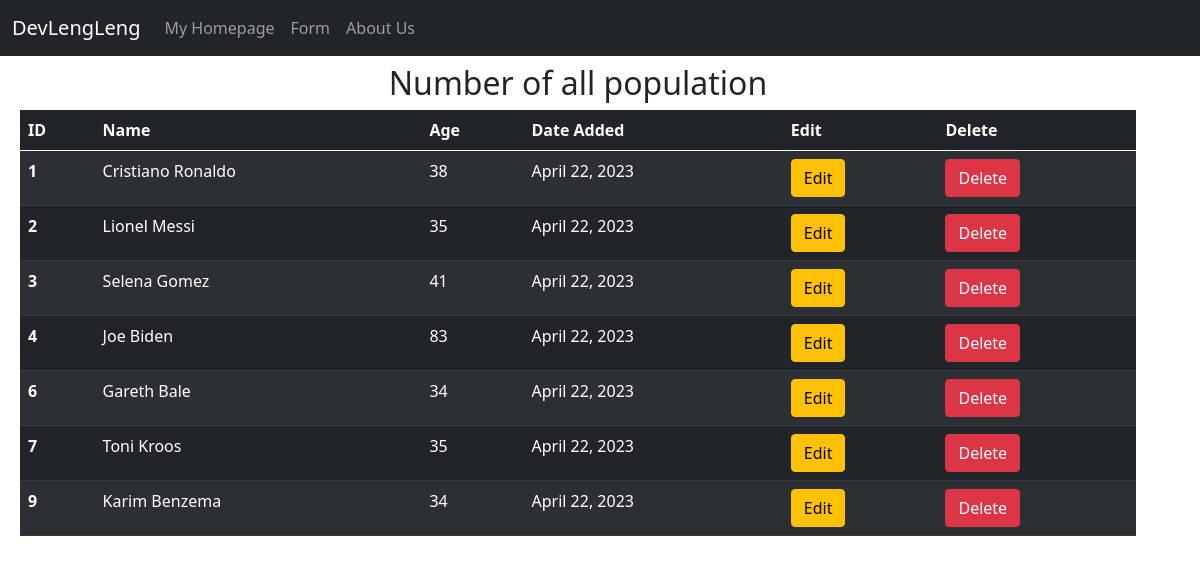
The app's page /, older data.
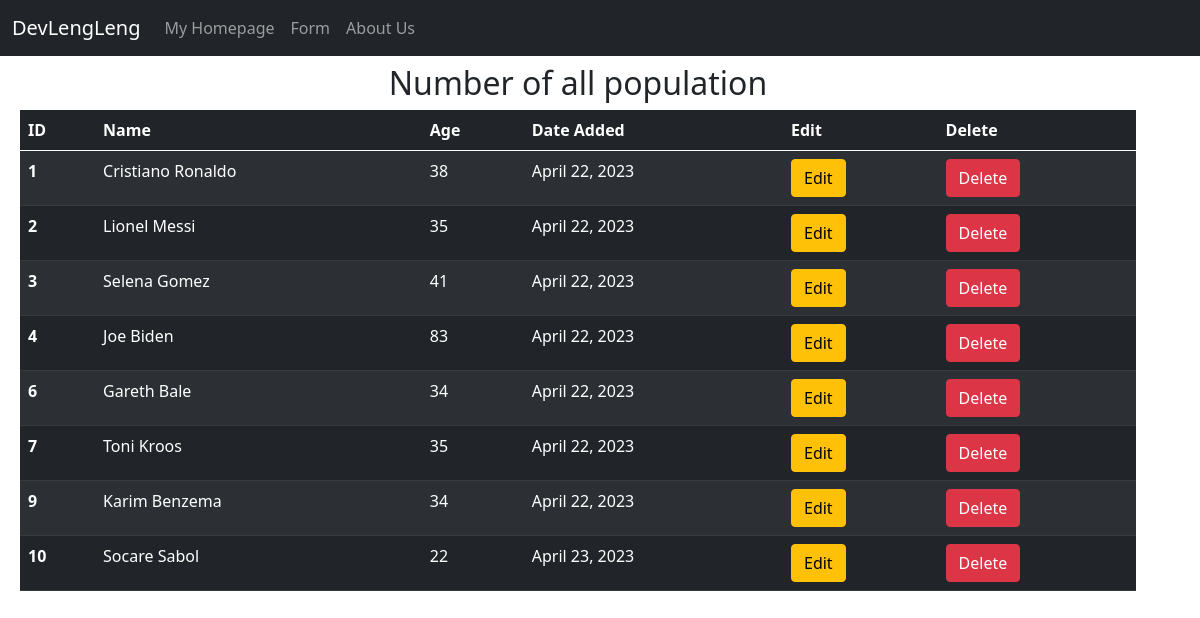
The same page, newer data.
### myapp/models.py (models this page shows, shortened)
class Person(models.Model):
    name = models.CharField(max_length=100)
    age = models.IntegerField()
    date = models.DateField(auto_now_add=True)

### myapp/views.py (the view)
# urls.py: path('',views.index),
def index(request):
    all_person = Person.objects.all()
    return render(request,"index.html", {"all_person":all_person})

### myapp/templates/index.html (shortened to what this page needs)
{% extends "base.html" %}
{% block content %}
<h2 class="text-center">Number of all population</h2>
<table class="table table-dark table-striped">
    <thead>
        <tr>
            <th scope="col">ID</th>
            <th scope="col">Name</th>
            <th scope="col">Age</th>
            <th scope="col">Date Added</th>
            <th scope="col">Edit</th>
            <th scope="col">Delete</th>
        </tr>
    </thead>
    <tbody>
        {% for person in all_person %}
        <tr>
            <th scope="row">{{person.id}}</th>
            <td>{{person.name}}</td>
            <td>{{person.age}}</td>
            <td>{{person.date}}</td>
            <td><a href="edit/{{person.id}}" class="btn btn-warning">Edit</a></td>
            <td>
                <a href="delete/{{person.id}}"
                class="btn btn-danger"
                onclick="return confirm('Do you want to delete {{person.name}} ?')"
                >Delete</a>
            </td>
        </tr>
        {% endfor %}
    </tbody>
</table>
{% endblock %}

### myapp/templates/base.html (shortened to what this page needs)
<!DOCTYPE html>
<html lang="en">
<head>
    <link href="https://cdn.jsdelivr.net/npm/bootstrap@5.0.2/dist/css/bootstrap.min.css" rel="stylesheet"
>
</head>
<body>
    <nav class="navbar navbar-expand-lg navbar-dark bg-dark">
        <div class="container-fluid">
            <a class="navbar-brand" href="/">DevLengLeng</a>
            <div class="collapse navbar-collapse" id="navbarNav">
                <ul class="navbar-nav">
                    <li class="nav-item">
                        <a class="nav-link" aria-current="page" href="/">My Homepage</a>
                    </li>
                    <li class="nav-item">
                        <a class="nav-link" href="/form">Form</a>
                    </li>
                    <li class="nav-item">
                        <a class="nav-link" href="about">About Us</a>
                    </li>
                </ul>
            </div>
        </div>
    </nav>
    <div class="container m-2">
        {% block content%}
        {% endblock %}
    </div>
</body>
</html>

Row changes from the older to the newer data that the page shows:
added Person: id "10", name "Socare Sabol", age "22", date "April 23, 2023"
